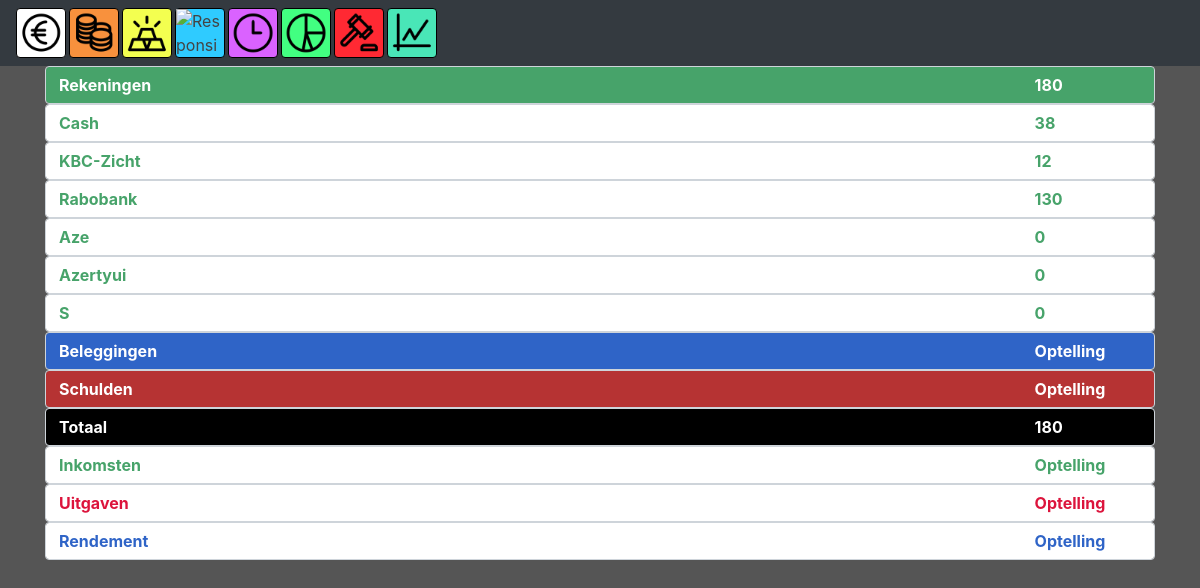
Screenshot of /balans (signed in) with the database file from the repository.
### tables this page shows
CREATE TABLE `rekeningen` (
	`userid`	INTEGER NOT NULL,
	`balans`	INTEGER NOT NULL,
	`rekeningnaam`	TEXT
);

### app.py (the view)
@app.route("/balans")
@login_required
def balans():
    db = db_connect('pythonsqlite.db')
    rowsb = db.execute("SELECT * FROM rekeningen WHERE userid = ? ",
                          (session["user_id"],))
    rowb = rowsb.fetchall()
    balans = 0
    for row in rowb:
        if not row[2] == "smekkels":
            balans += row[1]
    rekeningtotaal = 0
    for row in rowb:
        if not row[2] == "smekkels" and not row[2] == "cash":
            rekeningtotaal += row[1]
    return render_template("balans.html", rekeningen=rowb, totaal=balans, rekeningtotaal=rekeningtotaal)

### helpers.py (called while the page is built)
def db_connect(string):
    conn = sqlite3.connect(string)
    return conn.cursor()

def login_required(f):
    @wraps(f)
    def decorated_function(*args, **kwargs):
        if session.get("user_id") is None:
            return redirect("/login")
        return f(*args, **kwargs)
    return decorated_function

### templates/balans.html (shortened to what this page needs)
{%extends "layoutHome.html"%}
{%block homeBody%}
<div class="container">
    <div class="form-control rekeningen">
            <table class="full">
                    <tr>
                        <td class="tillend balans">Rekeningen</td>
                        <td class="balans">{{rekeningtotaal}}</td>
                    </tr>
                </table>
            </div>
    {% for row in rekeningen %}
    {% if row[2] != "smekkels" and row[2] != "cash" %}
    <div class="form-control rekeningenbalans">
        <table class="full">
            <tr>
                <td class="tillend rekeningenbalans">{{row[2]}}</td>
                <td class="rekeningenbalans">{{row[1]}}</td>
            </tr>
        </table>
    </div>
    {% endif %}
    {% endfor %}
    <div class="form-control beleggingen">
        <table class="full">
                <tr>
                    <td class="tillend balans">Beleggingen</td>
                    <td class="balans">Optelling</td>
                </tr>
            </table>
        </div>
    <div class="form-control uitgaven">
        <table class="full">
                <tr>
                    <td class="tillend balans">Schulden</td>
                    <td class="balans">Optelling</td>
                </tr>
            </table>
        </div>
    <div class="form-control totaalbalans">
        <table class="full">
            <tr>
                <td class="tillend balans">Totaal</td>
                <td class="balans">{{totaal}}</td>
            </tr>
        </table>
    </div>
    <div class="form-control">
        <table class="full">
            <tr>
                <td class="tillend rekeningenbalans">Inkomsten</td>
                <td class="rekeningenbalans">Optelling</td>
            </tr>
        </table>
    </div>
    <div class="form-control">
        <table class="full">
            <tr>
                <td class="tillend schuldenbalans">Uitgaven</td>
                <td class="schuldenbalans">Optelling</td>
            </tr>
        </table>
    </div>
    <div class="form-control">
        <table class="full">
            <tr>
                <td class="tillend beleggingenbalans">Rendement</td>
                <td class="beleggingenbalans">Optelling</td>
            </tr>
        </table>
    </div>
</div>
{%endblock%}

### templates/layoutHome.html (shortened to what this page needs)
{% extends "layout.html" %}
{%block body%}
<nav class="navbar navbar-dark bg-dark">
    <a class="card" href="/">
        <img src="static/icons/input.png" class="img-fluid" alt="Responsive image">
    </a>
    <div class="scrolling-wrapper-flexbox">
      <div class="card card1"><a href="/budget">
        <img src="static/icons/budget.png" class="img-fluid" alt="Responsive image"></a>
      </div>
      <div class="card card2"><a href="/balans">
          <img src="static/icons/balans.png" class="img-fluid" alt="Responsive image"></a>
        </div>
      <div class="card card3"><a href="/maand">
          <img src="static/icons/maand.png" class="img-fluid" alt="Responsive image"></a>
        </div>
      <div class="card card4"><a href="#">
          <img src="static/icons/jaar.png" class="img-fluid" alt="Responsive image"></a>
        </div>
      <div class="card card5"><a href="#">
          <img src="static/icons/grafieken.png" class="img-fluid" alt="Responsive image"></a>
        </div>
      <div class="card card6"><a href="#">
          <img src="static/icons/onderneming.png" class="img-fluid" alt="Responsive image"></a>
        </div>
      <div class="card card7"><a href="#">
          <img src="static/icons/aandelen.png" class="img-fluid" alt="Responsive image"></a>
        </div>
    </div>
  </nav>
  {%block homeBody%}
  {%endblock%}
{%endblock%}

### templates/layout.html (shortened to what this page needs)
<!DOCTYPE <!DOCTYPE html>
<html>
    <head>
        <link rel="stylesheet" href="https://stackpath.bootstrapcdn.com/bootstrap/4.1.2/css/bootstrap.min.css">
        <link href="/static/styles.css" rel="stylesheet"/>
    </head>
<body>
    {%block body %}{%endblock%}
</body>
</html>

### static/styles.css (style rules this page uses)
body { background: #555555 !important; }
.navbar { flex-wrap: nowrap; }
.scrolling-wrapper-flexbox { display: flex; flex-wrap: nowrap; overflow-x: auto; }
.card { flex: 0 0 auto; margin-right: 3px; }
.card { border: 1px solid rgb(0, 0, 0); width: 50px; height: 50px; }
.card1 { background-color: rgb(248, 145, 61) !important; }
.card2 { background-color: rgb(243, 255, 80) !important; }
.card3 { background-color: rgb(47, 203, 255) !important; }
.card4 { background-color: rgb(218, 98, 255) !important; }
.card5 { background-color: rgb(66, 255, 129) !important; }
.card6 { background-color: rgb(255, 41, 51) !important; }
.card7 { background-color: rgb(73, 230, 183) !important; }
.scrolling-wrapper, .scrolling-wrapper-flexbox { height: 50px; width: 100%; -webkit-overflow-scrolling: auto; }
.full { width: 100%; height: 100%; }
.tillend { width: 90% }
a { color:#444;text-decoration:none; }
.rekeningenbalans { color: rgb(71, 163, 106); text-transform: capitalize; font-weight: bold; }
.beleggingenbalans { color: rgb(47, 100, 199); font-weight: bold; }
.schuldenbalans { color: crimson; font-weight: bold; }
.totaalbalans { background-color: rgb(0, 0, 0); }
.balans { color: #ffffff !important; font-weight: bold; }
.uitgaven { background-color: rgb(182, 51, 51); }
.beleggingen { background-color: rgb(47, 100, 199); }
.rekeningen { background-color: rgb(71, 163, 106); }

### rows the page displays
rekeningen: rekeningnaam "Cash", balans "38"
rekeningen: rekeningnaam "KBC-Zicht", balans "12"
rekeningen: rekeningnaam "Rabobank", balans "130"
rekeningen: rekeningnaam "Aze", balans "0"
rekeningen: rekeningnaam "Azertyui", balans "0"
rekeningen: rekeningnaam "S", balans "0"

### other values shown
{{ rekeningtotaal }} "180"
{{ totaal }} "180"
